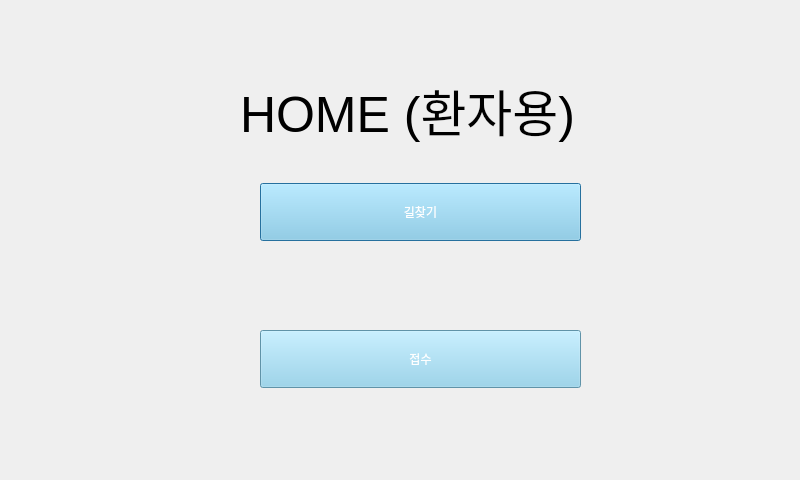
<?xml version="1.0" encoding="UTF-8"?>
<ui version="4.0">
 <class>Dialog</class>
 <widget class="QDialog" name="Dialog">
  <property name="geometry">
   <rect>
    <x>0</x>
    <y>0</y>
    <width>800</width>
    <height>480</height>
   </rect>
  </property>
  <property name="windowTitle">
   <string>Dialog</string>
  </property>
  <property name="styleSheet">
   <string notr="true">#home_icon {
    border-image: url(:/newPrefix/home.png) 0 0 0 0 stretch stretch;
}


#home_text { font-size: 50px; font-family: 'Arial'; }

QPushButton { width: 100px; height: 50px; background-color: skyblue; color: white; }</string>
  </property>
  <widget class="QWidget" name="verticalLayoutWidget">
   <property name="geometry">
    <rect>
     <x>260</x>
     <y>100</y>
     <width>321</width>
     <height>371</height>
    </rect>
   </property>
   <layout class="QVBoxLayout" name="verticalLayout">
    <item>
     <widget class="QPushButton" name="pushButton_navigation">
      <property name="text">
       <string>길찾기</string>
      </property>
     </widget>
    </item>
    <item>
     <widget class="QPushButton" name="pushButton_receipt">
      <property name="text">
       <string>접수</string>
      </property>
     </widget>
    </item>
   </layout>
  </widget>
  <widget class="QLabel" name="home_text">
   <property name="geometry">
    <rect>
     <x>240</x>
     <y>40</y>
     <width>361</width>
     <height>141</height>
    </rect>
   </property>
   <property name="text">
    <string>HOME (환자용)</string>
   </property>
  </widget>
  <widget class="QLabel" name="home_icon">
   <property name="geometry">
    <rect>
     <x>310</x>
     <y>0</y>
     <width>151</width>
     <height>101</height>
    </rect>
   </property>
   <property name="text">
    <string/>
   </property>
  </widget>
 </widget>
 <resources/>
 <connections/>
</ui>
